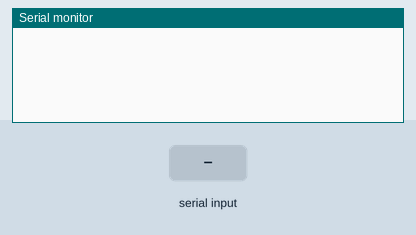
This sketch was run on a simulated Arduino Mega 2560, built with avr-gcc and run on an emulated ATmega2560. Shown: the last lines printed to the serial monitor. The test bench sets the inputs (shaded band).

Above: at 1.2 s.
1.3 s: "1\n" received over the second serial link
At 1.9 s:
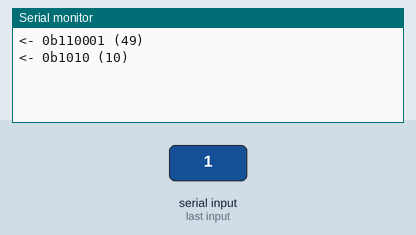
2.8 s: "0\n" received over the second serial link
At 4.2 s:
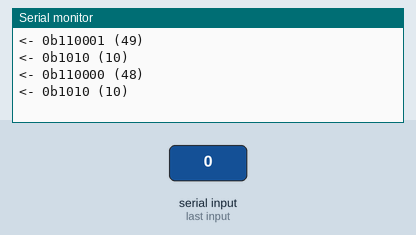
Timing chart, 0 to 5.8 s (numbered marks = the images above; inputs shaded):
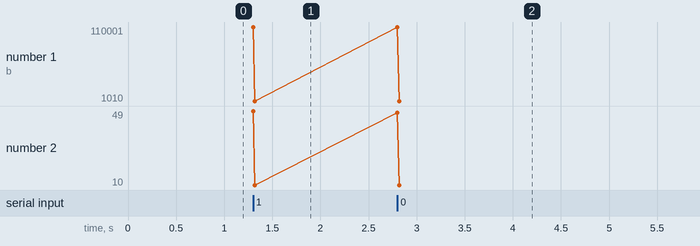

Measured:
- after the input at 1.3 s, the serial monitor: prints a new line at once (image 1)
- after the input at 2.8 s, the serial monitor: prints a new line at once (image 2)

The sketch:

BinTranslator.ino
```cpp
int bits = 0;
byte out = 0;

void setup() {
  Serial.begin(9600);
  Serial1.begin(9600);
}

void loop() {
  while (Serial.available()) {
    if (Serial.read() != 48) {
      out = out | 1<<(7 - bits);
    }
    bits++;

    if (bits == 8) {
      Serial1.write(out);
      Serial.print("-> ");
      Serial.print(out);
      Serial.print("\n");
      bits = 0;
      out = 0;
    }
  }

  while (Serial1.available()) {
    byte r = Serial1.read();
    Serial.print("<- 0b");
    Serial.print(String(r, BIN));
    Serial.print(" (");
    Serial.print(String(r, DEC));
    Serial.print(")\n");
  }
}
```
